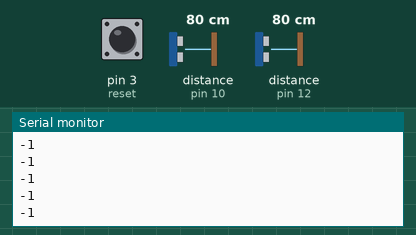
A sketch run on a simulated Arduino Uno, built with avr-gcc and run on an emulated ATmega328P. Shown: the last lines printed to the serial monitor. Wiring (inferred from the names in the program): 2 × ultrasonic range finder: trigger pin 8, echo pin 10 / trigger pin 13, echo pin 12. Inputs (shaded band) come from the test bench; at power-on: distance to the obstacle (sensors on pin 10, pin 12) 80 cm, pin 3 (reset) LOW. The echo pulse lasts 58.3 µs per cm; EEPROM starts erased.

Above: at 1.2 s.
1.3 s: distance to the obstacle (sensor on pin 10) set to 2 cm
At 1.6 s:
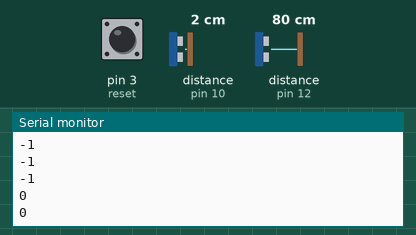
2.8 s: distance to the obstacle (sensor on pin 12) set to 2 cm
At 2.97 s:
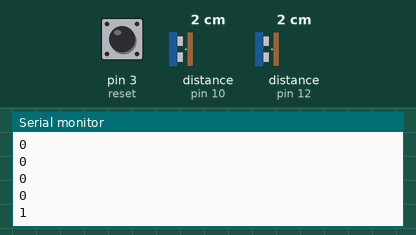
Timing chart, 0 to 5.8 s (numbered marks = the images above; inputs shaded):
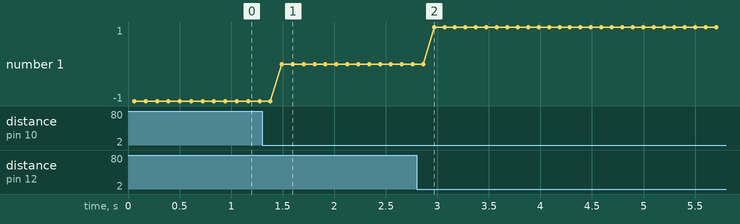

Measured:
- after the input at 1.3 s, the serial monitor: prints a new line after 0.19 s (image 1)
- after the input at 2.8 s, the serial monitor: prints a new line after 0.17 s (image 2)
- plotted number 1: -1 → 0 after the input at 1.3 s, 0 → 1 after the input at 2.8 s

The sketch:

Ping_Toggle.ino
```cpp
#include <EEPROM.h>


const int trigPin_1 = 13;
const int trigPin_2 = 8;
const int echoPin_1 = 12;
const int echoPin_2 = 10;
const int reset = 3;

int population = 0, detect_value = 15;

float duration_1, distance_1, duration_2, distance_2,past_distance_1, past_distance_2;

bool toggle_1, toggle_2;

void setup() {
  pinMode(trigPin_1, OUTPUT);
  pinMode(trigPin_2, OUTPUT);
  pinMode(echoPin_1, INPUT);
  pinMode(echoPin_2, INPUT);
  pinMode(reset, INPUT);
  Serial.begin(9600);
  get_data();
}

void loop() {


  digitalWrite(trigPin_1, LOW);
  delayMicroseconds(2);
  digitalWrite(trigPin_1, HIGH);
  delayMicroseconds(20);
  digitalWrite(trigPin_1, LOW);

  duration_1 = pulseIn(echoPin_1, HIGH);
  distance_1 = (duration_1*.0343)/2;

  delay(50);

  digitalWrite(trigPin_2, LOW);
  delayMicroseconds(2);
  digitalWrite(trigPin_2, HIGH);
  delayMicroseconds(20);
  digitalWrite(trigPin_2, LOW);

  duration_2 = pulseIn(echoPin_2, HIGH);
  distance_2 = (duration_2*.0343)/2;

  //Serial.print("Distance One: ");
  //Serial.println(distance_1);
  //Serial.print("Distance Two: ");
  //Serial.println(distance_2);
  Serial.println(population);

  check_for_human(distance_1, distance_2);
  if (distance_2 > detect_value){
      toggle_2 = 0;
    }
  if (distance_1 > detect_value){
    toggle_1 = 0;
  }
  delay(50);

  EEPROM.put(0, population);
  if (digitalRead(3) == HIGH){
    population = 0;
  }

}

float get_data(){
  population = EEPROM.get(0, population);
}

float check_for_human(float distance_1, float distance_2) {
  if (toggle_1 == 0){
    if (distance_1 <= detect_value){
      population += 1;
      toggle_1 = 1;


    }

  };
  if (toggle_2 == 0){
    if (distance_2 <= detect_value){
      population += 1;
      toggle_2 = 1;

    }

  }
}
```
